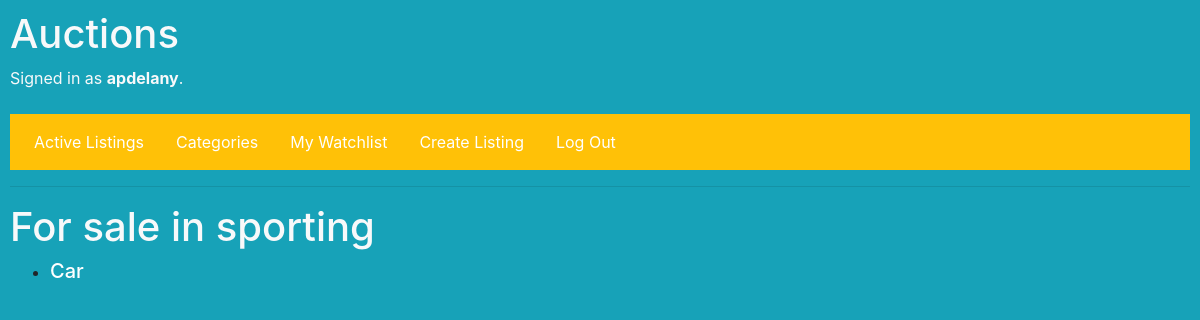
The page /categories/sporting (signed in) on the database its author committed.
### auctions/models.py (models this page shows, shortened)
class User(AbstractUser):
    pass

class AuctionListing(models.Model):
    title = models.CharField(max_length=64)
    description = models.TextField()
    price = models.DecimalField(max_digits=10, decimal_places=2)
    photo = models.URLField()
    category = models.CharField(max_length=64)
    owner = models.ForeignKey(User, on_delete=models.CASCADE, related_name="owned_listings")
    active = models.BooleanField(default=True)

### auctions/views.py (the view)
# urls.py: path("categories/<path:categoryName>", views.categoryPage, name="categoryPage")
def categoryPage(request, categoryName):
    categoryItems = AuctionListing.objects.filter(category=categoryName, active=True)
    if request.method == "GET":
        return render(request, "auctions/category.html", {
            "categoryItems": categoryItems,
            "categoryName": categoryName
        })

### auctions/templates/auctions/category.html
{% extends "auctions/layout.html" %}
{% block body %}
    <h1 class="text-light">For sale in {{ categoryName }}</h1>
    <ul>
    {% for category in categoryItems %}
    {% if category.active == True %}
    <li><h5> <a href="{% url 'listing' category.id %}" style="text-decoration: none; color: white">{{ category.title }}</a> </h5></li>
    {% endif %}
    {% endfor %}
    </ul>
{% endblock %}

### auctions/templates/auctions/layout.html (shortened to what this page needs)
{% load static %}
<!DOCTYPE html>
<html lang="en">
    <head>
        <link
            rel="stylesheet"
            href="https://stackpath.bootstrapcdn.com/bootstrap/4.4.1/css/bootstrap.min.css"
        >
        <link href="{% static 'auctions/styles.css' %}" rel="stylesheet">
    </head>
    <body class="bg-info">
    <h1 class="text-light">Auctions</h1>
        <div class="text-light">
            {% if user.is_authenticated %}
                Signed in as <strong>{{ user.username }}</strong>.
            {% else %}
                Not signed in.
            {% endif %}
        </div>
        <ul class="nav mt-4 p-2 bg-warning text-light">
            <li class="nav-item">
                <a class="nav-link text-white" href="{% url 'index' %}">Active Listings</a>
            </li>
            <li class="nav-item">
                <a class="nav-link text-white" href="{% url 'categoriesPage' %}">Categories</a>
            </li>
            {% if user.is_authenticated %}
                <li class="nav-item">
                    <a class="nav-link text-white" href="{% url 'watchlistPage' %}">My Watchlist</a>
                </li>
                <li class="nav-item">
                    <a class="nav-link text-white" href="{% url 'postListing' %}">Create Listing</a>
                </li>
                <li class="nav-item">
                    <a class="nav-link text-white" href="{% url 'logout' %}">Log Out</a>
                </li>
            {% endif %}
        </ul>
        <hr>
        {% block body %}
        {% endblock %}
    </body>
</html>

### auctions/static/auctions/styles.css (style rules this page uses)
body { padding: 10px; }

### rows shown on the page
User: username "apdelany"
AuctionListing: category "sporting", title "Car"
